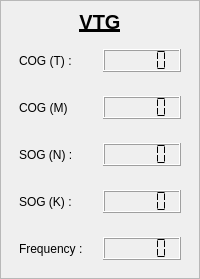
        <widget class="QFrame" name="horizontalFrame_vtg">
         <property name="frameShape">
          <enum>QFrame::Shape::StyledPanel</enum>
         </property>
         <layout class="QVBoxLayout" name="verticalLayout_28">
          <property name="leftMargin">
           <number>9</number>
          </property>
          <property name="topMargin">
           <number>9</number>
          </property>
          <property name="rightMargin">
           <number>9</number>
          </property>
          <property name="bottomMargin">
           <number>9</number>
          </property>
          <item>
           <widget class="QLabel" name="label_27">
            <property name="sizePolicy">
             <sizepolicy hsizetype="Preferred" vsizetype="Maximum">
              <horstretch>0</horstretch>
              <verstretch>0</verstretch>
             </sizepolicy>
            </property>
            <property name="font">
             <font>
              <pointsize>15</pointsize>
              <bold>true</bold>
              <underline>true</underline>
             </font>
            </property>
            <property name="text">
             <string notr="true">VTG</string>
            </property>
            <property name="alignment">
             <set>Qt::AlignmentFlag::AlignCenter</set>
            </property>
           </widget>
          </item>
          <item>
           <layout class="QHBoxLayout" name="horizontalLayout_24">
            <property name="leftMargin">
             <number>9</number>
            </property>
            <property name="topMargin">
             <number>9</number>
            </property>
            <property name="rightMargin">
             <number>9</number>
            </property>
            <property name="bottomMargin">
             <number>9</number>
            </property>
            <item>
             <widget class="QLabel" name="label_31">
              <property name="text">
               <string notr="true">COG (T) :</string>
              </property>
             </widget>
            </item>
            <item>
             <widget class="QLCDNumber" name="lcdNumber_track_true_vtg">
              <property name="sizePolicy">
               <sizepolicy hsizetype="Minimum" vsizetype="Maximum">
                <horstretch>0</horstretch>
                <verstretch>0</verstretch>
               </sizepolicy>
              </property>
              <property name="segmentStyle">
               <enum>QLCDNumber::SegmentStyle::Flat</enum>
              </property>
             </widget>
            </item>
           </layout>
          </item>
          <item>
           <layout class="QHBoxLayout" name="horizontalLayout_48">
            <property name="leftMargin">
             <number>9</number>
            </property>
            <property name="topMargin">
             <number>9</number>
            </property>
            <property name="rightMargin">
             <number>9</number>
            </property>
            <property name="bottomMargin">
             <number>9</number>
            </property>
            <item>
             <widget class="QLabel" name="label_59">
              <property name="text">
               <string notr="true">COG (M)</string>
              </property>
             </widget>
            </item>
            <item>
             <widget class="QLCDNumber" name="lcdNumber_track_mag_vtg">
              <property name="sizePolicy">
               <sizepolicy hsizetype="Minimum" vsizetype="Maximum">
                <horstretch>0</horstretch>
                <verstretch>0</verstretch>
               </sizepolicy>
              </property>
              <property name="digitCount">
               <number>5</number>
              </property>
              <property name="segmentStyle">
               <enum>QLCDNumber::SegmentStyle::Flat</enum>
              </property>
             </widget>
            </item>
           </layout>
          </item>
          <item>
           <layout class="QHBoxLayout" name="horizontalLayout_50">
            <property name="leftMargin">
             <number>9</number>
            </property>
            <property name="topMargin">
             <number>9</number>
            </property>
            <property name="rightMargin">
             <number>9</number>
            </property>
            <property name="bottomMargin">
             <number>9</number>
            </property>
            <item>
             <widget class="QLabel" name="label_61">
              <property name="text">
               <string notr="true">SOG (N) :</string>
              </property>
             </widget>
            </item>
            <item>
             <widget class="QLCDNumber" name="lcdNumber_speed_knot_vtg">
              <property name="sizePolicy">
               <sizepolicy hsizetype="Minimum" vsizetype="Maximum">
                <horstretch>0</horstretch>
                <verstretch>0</verstretch>
               </sizepolicy>
              </property>
              <property name="segmentStyle">
               <enum>QLCDNumber::SegmentStyle::Flat</enum>
              </property>
             </widget>
            </item>
           </layout>
          </item>
          <item>
           <layout class="QHBoxLayout" name="horizontalLayout_23">
            <property name="leftMargin">
             <number>9</number>
            </property>
            <property name="topMargin">
             <number>9</number>
            </property>
            <property name="rightMargin">
             <number>9</number>
            </property>
            <property name="bottomMargin">
             <number>9</number>
            </property>
            <item>
             <widget class="QLabel" name="label_32">
              <property name="text">
               <string notr="true">SOG (K) :</string>
              </property>
             </widget>
            </item>
            <item>
             <widget class="QLCDNumber" name="lcdNumber_speed_kmh_vtg">
              <property name="sizePolicy">
               <sizepolicy hsizetype="Minimum" vsizetype="Maximum">
                <horstretch>0</horstretch>
                <verstretch>0</verstretch>
               </sizepolicy>
              </property>
              <property name="segmentStyle">
               <enum>QLCDNumber::SegmentStyle::Flat</enum>
              </property>
             </widget>
            </item>
           </layout>
          </item>
          <item>
           <layout class="QHBoxLayout" name="horizontalLayout_26">
            <property name="leftMargin">
             <number>9</number>
            </property>
            <property name="topMargin">
             <number>9</number>
            </property>
            <property name="rightMargin">
             <number>9</number>
            </property>
            <property name="bottomMargin">
             <number>9</number>
            </property>
            <item>
             <widget class="QLabel" name="label_33">
              <property name="text">
               <string>Frequency :</string>
              </property>
             </widget>
            </item>
            <item>
             <widget class="QLCDNumber" name="lcdNumber_frequency_vtg">
              <property name="sizePolicy">
               <sizepolicy hsizetype="Minimum" vsizetype="Maximum">
                <horstretch>0</horstretch>
                <verstretch>0</verstretch>
               </sizepolicy>
              </property>
              <property name="frameShadow">
               <enum>QFrame::Shadow::Raised</enum>
              </property>
              <property name="smallDecimalPoint">
               <bool>false</bool>
              </property>
              <property name="digitCount">
               <number>5</number>
              </property>
              <property name="segmentStyle">
               <enum>QLCDNumber::SegmentStyle::Flat</enum>
              </property>
             </widget>
            </item>
           </layout>
          </item>
         </layout>
        </widget>
